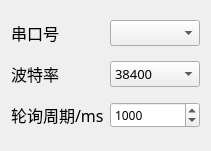
  <widget class="QWidget" name="layoutWidget">
   <property name="geometry">
    <rect>
     <x>1120</x>
     <y>310</y>
     <width>211</width>
     <height>151</height>
    </rect>
   </property>
   <layout class="QGridLayout" name="gridLayout_2">
    <item row="0" column="0">
     <widget class="QLabel" name="label_3">
      <property name="font">
       <font>
        <family>黑体</family>
        <pointsize>12</pointsize>
       </font>
      </property>
      <property name="text">
       <string>串口号</string>
      </property>
     </widget>
    </item>
    <item row="0" column="1">
     <widget class="QComboBox" name="portNameBox">
      <property name="font">
       <font>
        <family>黑体</family>
        <pointsize>10</pointsize>
        <weight>50</weight>
        <bold>false</bold>
       </font>
      </property>
     </widget>
    </item>
    <item row="1" column="0">
     <widget class="QLabel" name="label_4">
      <property name="font">
       <font>
        <family>黑体</family>
        <pointsize>12</pointsize>
       </font>
      </property>
      <property name="text">
       <string>波特率</string>
      </property>
     </widget>
    </item>
    <item row="1" column="1">
     <widget class="QComboBox" name="baudrateBox">
      <property name="font">
       <font>
        <family>黑体</family>
        <pointsize>10</pointsize>
        <weight>50</weight>
        <bold>false</bold>
       </font>
      </property>
      <property name="currentIndex">
       <number>5</number>
      </property>
      <item>
       <property name="text">
        <string>1200</string>
       </property>
      </item>
      <item>
       <property name="text">
        <string>4800</string>
       </property>
      </item>
      <item>
       <property name="text">
        <string>9600</string>
       </property>
      </item>
      <item>
       <property name="text">
        <string>14400</string>
       </property>
      </item>
      <item>
       <property name="text">
        <string>19200</string>
       </property>
      </item>
      <item>
       <property name="text">
        <string>38400</string>
       </property>
      </item>
      <item>
       <property name="text">
        <string>43000</string>
       </property>
      </item>
      <item>
       <property name="text">
        <string>57600</string>
       </property>
      </item>
      <item>
       <property name="text">
        <string>76800</string>
       </property>
      </item>
      <item>
       <property name="text">
        <string>115200</string>
       </property>
      </item>
      <item>
       <property name="text">
        <string>128000</string>
       </property>
      </item>
      <item>
       <property name="text">
        <string>230400</string>
       </property>
      </item>
      <item>
       <property name="text">
        <string>256000</string>
       </property>
      </item>
      <item>
       <property name="text">
        <string>460800</string>
       </property>
      </item>
      <item>
       <property name="text">
        <string>921600</string>
       </property>
      </item>
      <item>
       <property name="text">
        <string>1000000</string>
       </property>
      </item>
     </widget>
    </item>
    <item row="2" column="0">
     <widget class="QLabel" name="label_5">
      <property name="font">
       <font>
        <family>黑体</family>
        <pointsize>12</pointsize>
       </font>
      </property>
      <property name="text">
       <string>轮询周期/ms</string>
      </property>
     </widget>
    </item>
    <item row="2" column="1">
     <widget class="QSpinBox" name="pollingTime">
      <property name="font">
       <font>
        <family>黑体</family>
       </font>
      </property>
      <property name="maximum">
       <number>48000</number>
      </property>
      <property name="stepType">
       <enum>QAbstractSpinBox::AdaptiveDecimalStepType</enum>
      </property>
      <property name="value">
       <number>1000</number>
      </property>
     </widget>
    </item>
   </layout>
  </widget>
